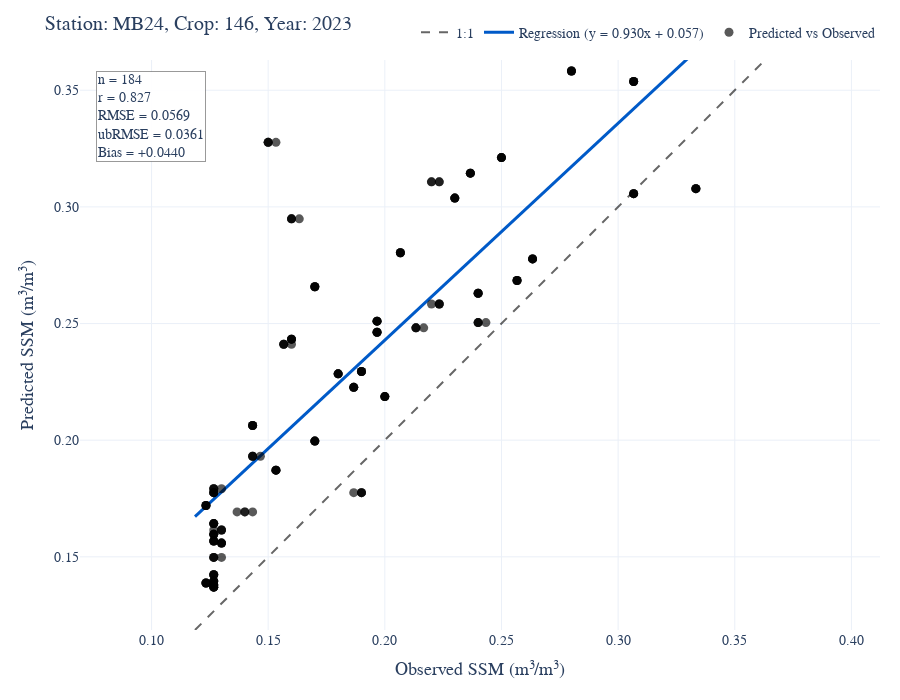

The cell this chart's notebook holds for it:
### Code cell
import numpy as np
import plotly.graph_objects as go
from scipy.stats import pearsonr

# ---- Prep ----
df = sub_df.loc[:, ["ssm", "ssm_pred", "station", "date"]].dropna(subset=["ssm", "ssm_pred"]).copy()
obs  = df["ssm"].to_numpy()
pred = df["ssm_pred"].to_numpy()
n = obs.size

# Metrics
bias   = float(np.mean(pred - obs))
rmse   = float(np.sqrt(np.mean((pred - obs) ** 2)))
ub_rmse= float(np.sqrt(np.mean(((pred - obs) - bias) ** 2)))
r, _   = pearsonr(obs, pred)

# Axis limits (square)
minv = float(min(obs.min(), pred.min()))
maxv = float(max(obs.max(), pred.max()))
pad  = 0.02 * (maxv - minv) if maxv > minv else 0.01
xmin, xmax = minv - pad, maxv + pad
x_line = np.linspace(xmin, xmax, 200)

# Regression (y on x)
m, b = np.polyfit(obs, pred, 1)
y_reg = m * x_line + b

# ---- Figure ----
fig = go.Figure()

# 1:1 line
fig.add_trace(go.Scatter(
    x=x_line, y=x_line, mode="lines",
    line=dict(color="rgba(0,0,0,0.6)", width=2, dash="dash"),
    name="1:1", hoverinfo="skip"
))

# Regression line
fig.add_trace(go.Scatter(
    x=x_line, y=y_reg, mode="lines",
    line=dict(color="rgb(0,90,200)", width=3),
    name=f"Regression (y = {m:.3f}x + {b:.3f})",
    hoverinfo="skip"
))

# Scatter points (bigger dots)
fig.add_trace(go.Scatter(
    x=obs, y=pred, mode="markers",
    marker=dict(size=9, color="rgba(0,0,0,0.65)"),
    name="Predicted vs Observed",
    customdata=np.stack([
        df["station"].to_numpy(),
        df["date"].astype(str).to_numpy(),
        (pred - obs)
    ], axis=1),
    hovertemplate=(
        "Station: %{customdata[0]}<br>"
        "Date: %{customdata[1]}<br>"
        "Obs: %{x:.3f}<br>"
        "Pred: %{y:.3f}<br>"
        "Residual: %{customdata[2]:+.3f}<extra></extra>"
    )
))

# Metrics box
metrics_text = (
    f"n = {n:,}<br>"
    f"r = {r:.3f}<br>"
    f"RMSE = {rmse:.4f}<br>"
    f"ubRMSE = {ub_rmse:.4f}<br>"
    f"Bias = {bias:+.4f}"
)
fig.add_annotation(
    x=0.02, y=0.98, xref="paper", yref="paper",
    text=metrics_text, showarrow=False, align="left",
    bordercolor="rgba(0,0,0,0.4)", borderwidth=1,
    bgcolor="rgba(255,255,255,0.95)", font=dict(size=14)
)

# Layout with stronger axis fonts
fig.update_layout(
    template="plotly_white",
    title=f"Station: {station_id}, Crop: {lc}, Year: {year}",
    xaxis_title="Observed SSM (m³/m³)",
    yaxis_title="Predicted SSM (m³/m³)",
    width=900, height=700,
    font=dict(family="Arial", size=14),
    legend=dict(orientation="h", yanchor="bottom", y=1.02,
                xanchor="right", x=1),
    margin=dict(l=80, r=20, t=60, b=70)
)

# Axis styling: stronger ticks + titles
fig.update_xaxes(
    range=[xmin, xmax],
    tickformat=".2f",
    showgrid=True,
    zeroline=False,
    title_font=dict(size=18),
    tickfont=dict(size=14)
)
fig.update_yaxes(
    range=[xmin, xmax],
    tickformat=".2f",
    showgrid=True,
    zeroline=False,
    scaleanchor="x", scaleratio=1,
    title_font=dict(size=18),
    tickfont=dict(size=14)
)

fig.show()

### Figure 1 — Plotly figure (JSON) as saved in the notebook; plotly's stock layout.template omitted (floating-point values rounded to 4 significant figures; data arrays with more than 128 entries replaced by an {"elided": "..."} marker saying what was removed)
{"data": [{"hoverinfo": "skip", "line": {"color": "rgba(0,0,0,0.6)", "dash": "dash", "width": 2}, "mode": "lines", "name": "1:1", "type": "scatter", "x": {"elided": "200 float values"}, "y": {"elided": "200 float values"}}, {"hoverinfo": "skip", "line": {"color": "rgb(0,90,200)", "width": 3}, "mode": "lines", "name": "Regression (y = 0.930x + 0.057)", "type": "scatter", "x": {"elided": "200 float values"}, "y": {"elided": "200 float values"}}, {"customdata": {"elided": "184x3 mixed values"}, "hovertemplate": "Station: %{customdata[0]}<br>Date: %{customdata[1]}<br>Obs: %{x:.3f}<br>Pred: %{y:.3f}<br>Residual: %{customdata[2]:+.3f}<extra></extra>", "marker": {"color": "rgba(0,0,0,0.65)", "size": 9}, "mode": "markers", "name": "Predicted vs Observed", "type": "scatter", "x": {"elided": "184 float values"}, "y": {"elided": "184 float values"}}], "layout": {"annotations": [{"align": "left", "bgcolor": "rgba(255,255,255,0.95)", "bordercolor": "rgba(0,0,0,0.4)", "borderwidth": 1, "font": {"size": 14}, "showarrow": false, "text": "n = 184<br>r = 0.827<br>RMSE = 0.0569<br>ubRMSE = 0.0361<br>Bias = +0.0440", "x": 0.02, "xref": "paper", "y": 0.98, "yref": "paper"}], "font": {"family": "Arial", "size": 14}, "height": 700, "legend": {"orientation": "h", "x": 1, "xanchor": "right", "y": 1.02, "yanchor": "bottom"}, "margin": {"b": 70, "l": 80, "r": 20, "t": 60}, "title": {"text": "Station: MB24, Crop: 146, Year: 2023"}, "width": 900, "xaxis": {"range": [0.1186, 0.363], "showgrid": true, "tickfont": {"size": 14}, "tickformat": ".2f", "title": {"font": {"size": 18}, "text": "Observed SSM (m³/m³)"}, "zeroline": false}, "yaxis": {"range": [0.1186, 0.363], "scaleanchor": "x", "scaleratio": 1, "showgrid": true, "tickfont": {"size": 14}, "tickformat": ".2f", "title": {"font": {"size": 18}, "text": "Predicted SSM (m³/m³)"}, "zeroline": false}}}
